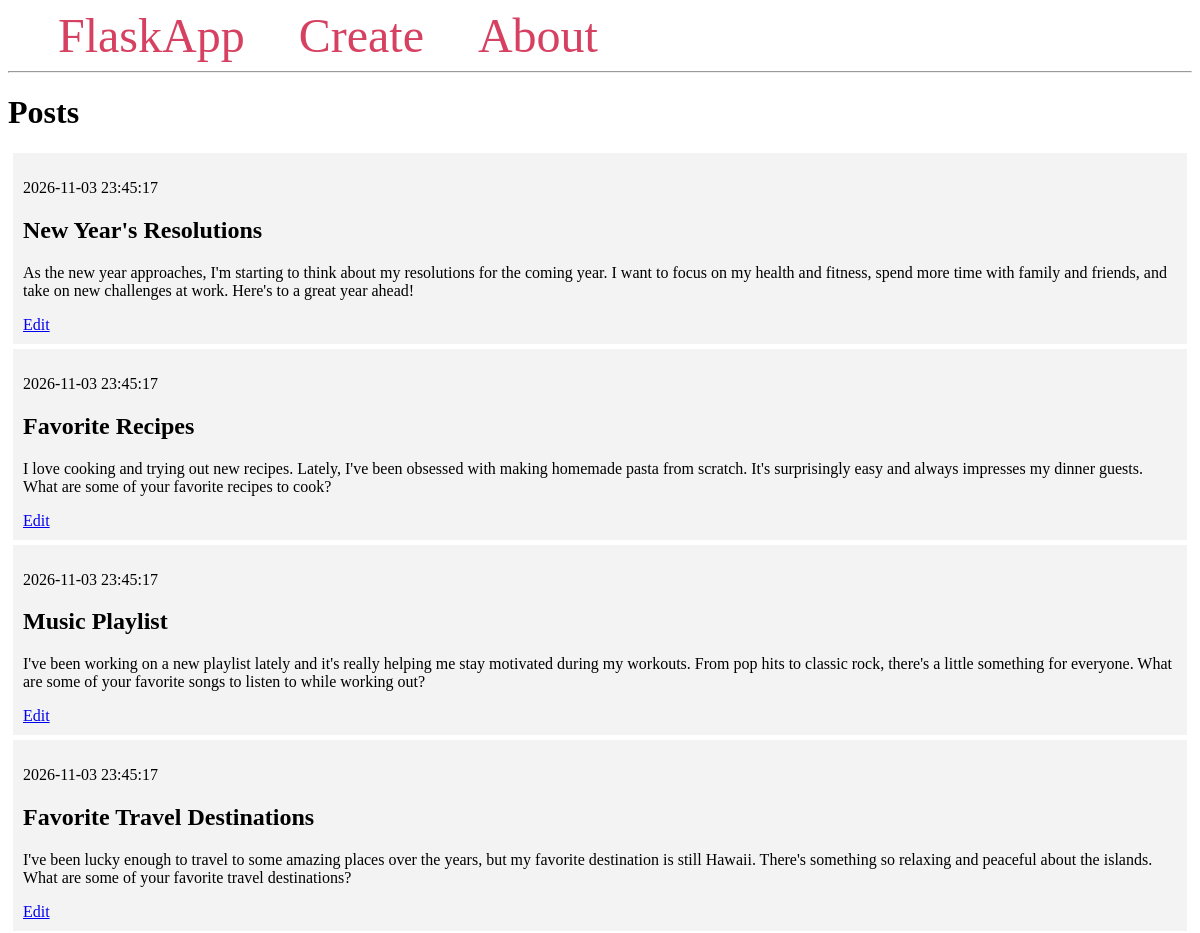
Before: / (upper part) with the older database file.
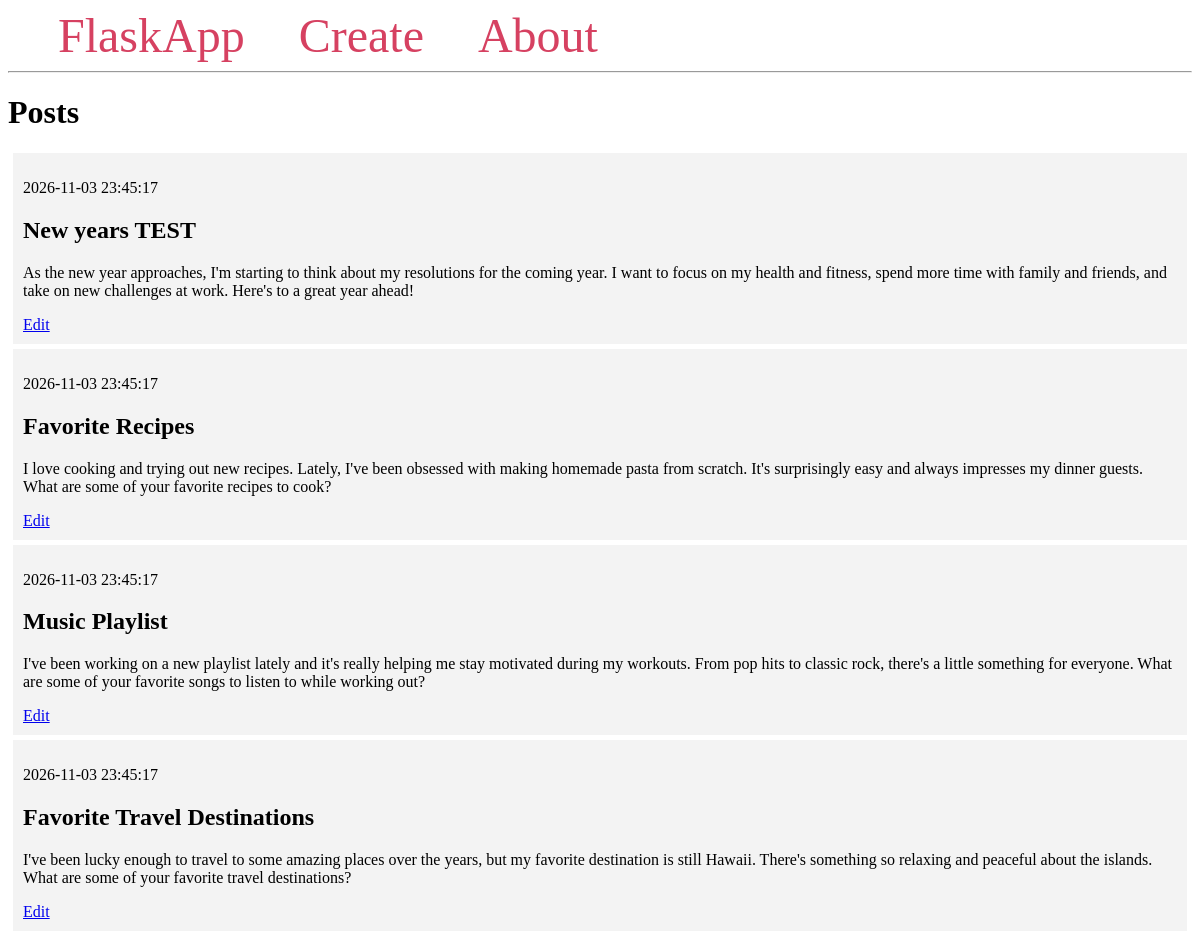
After: the same page with the newer database file.
### tables this page shows
CREATE TABLE posts (
    id INTEGER PRIMARY KEY AUTOINCREMENT,
    created TIMESTAMP NOT NULL DEFAULT CURRENT_TIMESTAMP,
    title TEXT NOT NULL,
    content TEXT NOT NULL
);

### app.py (the view)
@app.route('/')
def index():
    conn = get_db_connection()
    posts = conn.execute('SELECT * FROM posts').fetchall()
    conn.close()
    return render_template('index.html', posts=posts)

### app.py (called while the page is built)
def get_db_connection():
    conn = sqlite3.connect('database.db')
    conn.row_factory = sqlite3.Row
    return conn

### templates/index.html
{% extends 'base.html' %}
{% block content %}
    <h1>{% block title %} Posts {% endblock %}</h1>
    {% for post in posts %}
        <div class='post'>
            <p>{{ post['created'] }}</p>
            <h2>{{ post['title'] }}</h2>
            <p>{{ post['content'] }}</p>
            <a href="{{ url_for('edit', id=post['id']) }}">Edit</a>
        </div>
    {% endfor %}
{% endblock %}

### templates/base.html (shortened to what this page needs)
<!DOCTYPE html>
<html lang="en">
<head>
</head>
<body>
    <nav>
        <a href="{{ url_for('index') }}">FlaskApp</a>
        <a href="{{ url_for('create') }}">Create</a>
        <a href="#">About</a>
    </nav>
    <hr>
    <div class="content">
        {% block content %} {% endblock %}
    </div>
</body>
</html>

### templates/base.html (style rules this page uses)
.post { padding: 10px; margin: 5px; background-color: #f3f3f3 }
nav a { color: #d64161; font-size: 3em; margin-left: 50px; text-decoration: none; }

Changed rows visible on the page:
changed posts: title "New Year's Resolutions" → "New years TEST"
